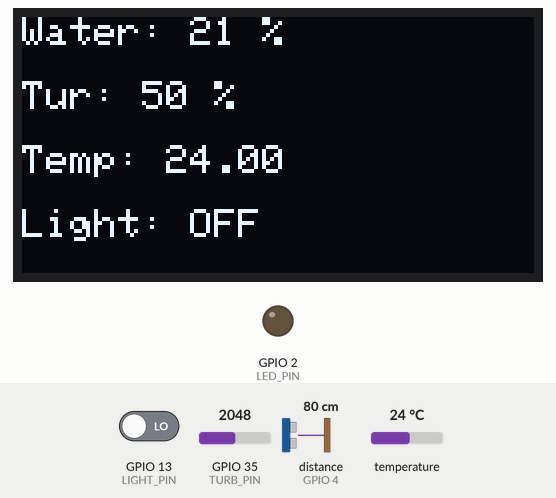
This sketch was run on a simulated ESP32. Parts: 128×64 one-colour display, output pins drawn as LEDs (lit = HIGH). Wiring (inferred from the names in the program): ultrasonic range finder: trigger GPIO 5; echo GPIO 4. The test bench sets the inputs (shaded band); at power-on: GPIO 13 (LIGHT_PIN) LOW, distance to the obstacle (sensor on GPIO 4) 80 cm, temperature 24 °C, GPIO 35 (TURB_PIN) = 2048. The echo pulse lasts 58.3 µs per cm; WiFi joins after 1.5 s; servers stay silent unless stated; uploads are accepted with an empty reply; pins used as bus, display or sensor lines are not drawn; what the sketch prints to the serial monitor is not drawn.

Above: at 5.4 s.
5.5 s: GPIO 13 (LIGHT_PIN) driven HIGH
At 6.2 s:
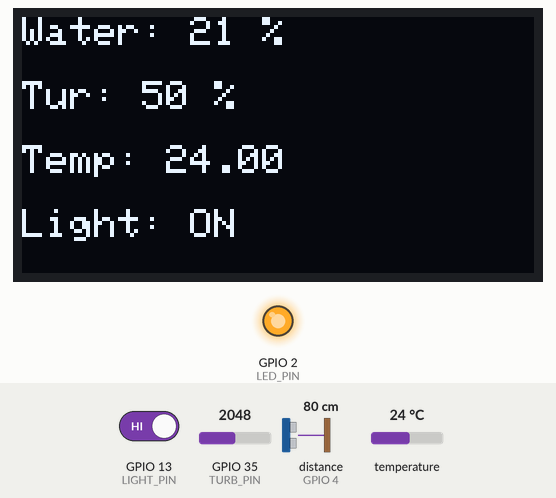
7.3 s: distance to the obstacle (sensor on GPIO 4) set to 2 cm
At 10.3 s:
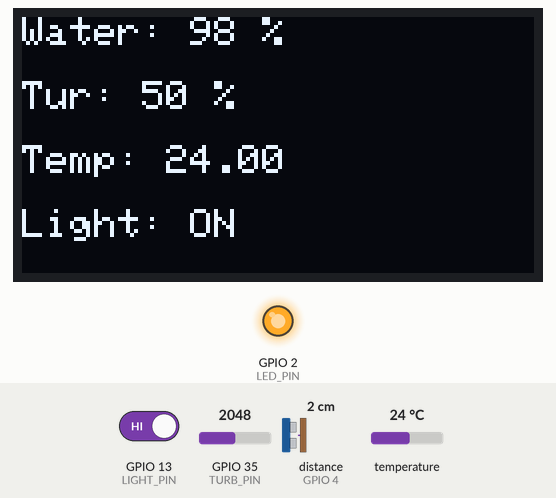
10.6 s: distance to the obstacle (sensor on GPIO 4) set to 96 cm
At 12.9 s:
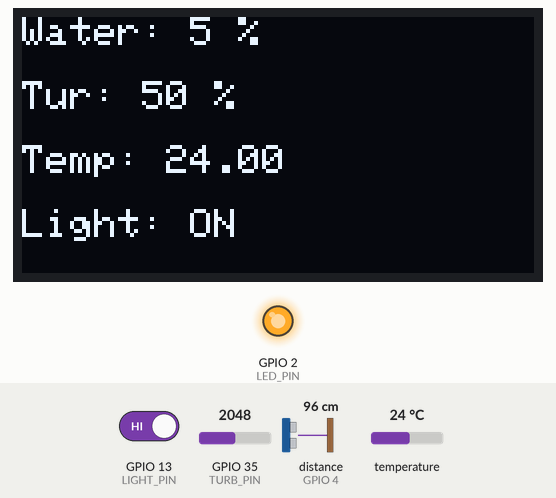
13.7 s: distance to the obstacle (sensor on GPIO 4) set to 104 cm
At 15.9 s:
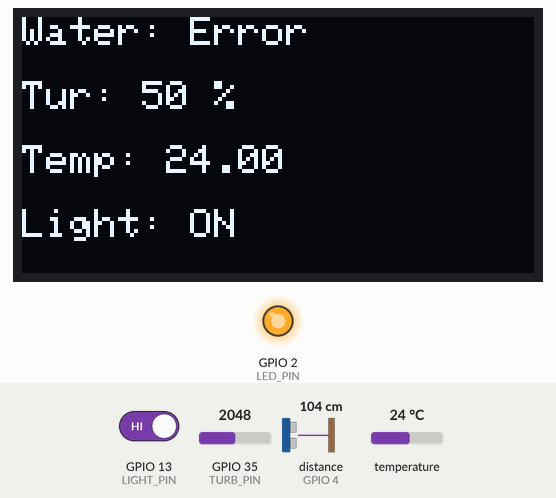
16.9 s: GPIO 13 (LIGHT_PIN) driven LOW
At 18.8 s:
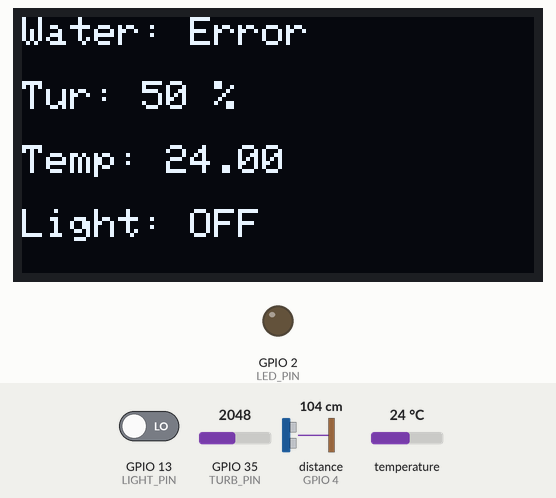
19.1 s: temperature set to 12 °C
At 20.5 s:
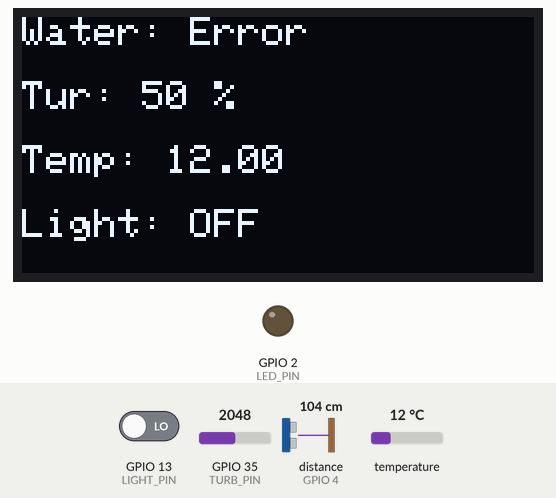
Timing chart, 0 to 22.1 s (numbered marks = the images above; inputs shaded):
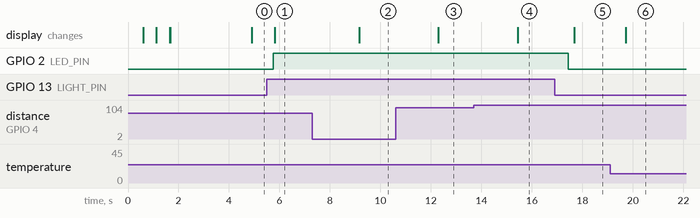

The sketch:

SmartAquarium_Final.ino
```cpp
/**
 * @file SmartAquarium_Final.ino
 * @brief ESP32 智能鱼缸控制器
 * @description 监测水位、水温、浊度、光照，控制舵机喂食和LED灯。
 *              每3秒向远程服务器上报数据，支持网页远程控制。
 * @hardware ESP32开发板, HC-SR04超声波, DS18B20温度传感器,
 *           浊度传感器, 光敏电阻, SG90舵机, LED, 0.96寸OLED (SSD1306)
 */
// ============================================================================
// 引入头文件
// ============================================================================
#include <Wire.h>
#include <WiFi.h>
#include <HTTPClient.h>
#include <ArduinoJson.h>
#include <Adafruit_GFX.h>
#include <Adafruit_SSD1306.h>
#include <OneWire.h>
#include <DallasTemperature.h>

// ============================================================================
// 配置参数
// ============================================================================

/** WiFi 网络名称和密码 */
const char* WIFI_SSID     = "FFF";
const char* WIFI_PASSWORD = "cs123456";

/** 远程服务器地址（用于数据上报和指令接收） */
const char* SERVER_URL = "https://esp32-yg.onrender.com";

/** 定时任务间隔（毫秒） */
const unsigned long REPORT_INTERVAL  = 3000;  // 数据上报间隔
const unsigned long COMMAND_INTERVAL = 1500;  // 服务器指令轮询间隔

// ============================================================================
// 引脚定义
// ============================================================================
#define OLED_SDA     21   // OLED SDA 引脚
#define OLED_SCL     22   // OLED SCL 引脚
#define TRIG_PIN      5   // 超声波 Trig 引脚
#define ECHO_PIN      4   // 超声波 Echo 引脚
#define TURB_PIN     35   // 浊度传感器 模拟引脚
#define TEMP_PIN     23   // DS18B20 温度传感器 引脚
#define SERVO_PIN    16   // SG90 舵机 信号引脚
#define LIGHT_PIN    13   // 光敏电阻 数字引脚
#define LED_PIN       2   // LED 控制引脚

// ============================================================================
// 显示屏配置
// ============================================================================
#define SCREEN_WIDTH  128
#define SCREEN_HEIGHT  64
#define OLED_RESET     -1
Adafruit_SSD1306 display(SCREEN_WIDTH, SCREEN_HEIGHT, &Wire, OLED_RESET);

// ============================================================================
// 传感器对象
// ============================================================================
OneWire oneWire(TEMP_PIN);
DallasTemperature sensors(&oneWire);

// ============================================================================
// 状态变量
// ============================================================================
int servoPos = 0;                // 当前舵机角度 (0 或 180)
bool webLightOverride = false;   // 网页灯光控制覆盖标志
bool feederActive = false;       // 网页喂食触发标志
unsigned long lastReport = 0;    // 上次数据上报时间戳
unsigned long lastCommand = 0;   // 上次指令轮询时间戳

// ============================================================================
// WiFi 连接
// ============================================================================

/**
 * @brief 连接 WiFi 网络并在 OLED 上显示状态
 * @note 阻塞直到连接成功或 15 秒超时
 */
void connectWiFi() {
  display.clearDisplay();
  display.setCursor(0, 0);
  display.print("Connecting WiFi");
  display.display();

  WiFi.begin(WIFI_SSID, WIFI_PASSWORD);
  int retries = 0;
  while (WiFi.status() != WL_CONNECTED && retries < 30) {
    delay(500);
    display.print(".");
    display.display();
    retries++;
  }

  if (WiFi.status() == WL_CONNECTED) {
    display.clearDisplay();
    display.setCursor(0, 0);
    display.print("WiFi OK!");
    display.setCursor(0, 16);
    display.print(WiFi.localIP());
    display.display();
    delay(2000);
  }
}

// ============================================================================
// 服务器通信
// ============================================================================

/**
 * @brief 向远程服务器上报传感器数据
 * @param waterLevel 水位百分比 (0-100)
 * @param temp 水温（摄氏度）
 * @param turbPercent 浊度百分比 (0-100)
 */
void reportToServer(float waterLevel, float temp, int turbPercent) {
  if (WiFi.status() != WL_CONNECTED) return;

  HTTPClient http;
  String url = String(SERVER_URL) + "/api/esp32/report";
  http.begin(url);
  http.addHeader("Content-Type", "application/json");

  String json = "{\"waterLevel\":" + String(waterLevel, 1) +
                ",\"waterTemp\":" + String(temp, 1) +
                ",\"turbidity\":" + String(turbPercent) + "}";

  int httpCode = http.POST(json);
  if (httpCode > 0) {
    Serial.println("数据上报成功");
  } else {
    Serial.println("数据上报失败");
  }
  http.end();
}

/**
 * @brief 轮询服务器获取远程控制指令（灯光、喂食）
 * @note 根据服务器返回更新本地状态
 */
void checkCommands() {
  if (WiFi.status() != WL_CONNECTED) return;

  HTTPClient http;
  String url = String(SERVER_URL) + "/api/esp32/command";
  http.begin(url);

  int httpCode = http.GET();
  if (httpCode > 0) {
    String payload = http.getString();
    Serial.println(payload);

    StaticJsonDocument<256> doc;
    DeserializationError error = deserializeJson(doc, payload);
    if (!error) {
      bool newFeeder = doc["data"]["feeder"];
      bool newLight = doc["data"]["light"];

      // 如果网页触发了喂食且当前未处于喂食状态，则执行喂食
      if (newFeeder && !feederActive) {
        Serial.println("网页触发喂食！");
        feedFish();
      }
      feederActive = newFeeder;

      // 网页灯光控制：开启则强制亮灯，关闭则恢复光敏自动控制
      if (newLight) {
        webLightOverride = true;
        digitalWrite(LED_PIN, HIGH);
        Serial.println("网页开灯");
      } else {
        webLightOverride = false;
        digitalWrite(LED_PIN, LOW);
        Serial.println("网页关灯 - 恢复光敏控制");
      }
    } else {
      Serial.print("JSON 解析错误: ");
      Serial.println(error.c_str());
    }
  }
  http.end();
}

// ============================================================================
// 执行器控制
// ============================================================================

/**
 * @brief 控制舵机旋转完成喂食动作 (0度 -> 180度 -> 0度)
 * @note 以 5 度为步进平滑转动
 */
void feedFish() {
  Serial.println("开始喂食...");
  // 正向旋转至 180 度
  for (int i = 0; i <= 180; i += 5) {
    int pulse = map(i, 0, 180, 500, 2400);
    digitalWrite(SERVO_PIN, HIGH);
    delayMicroseconds(pulse);
    digitalWrite(SERVO_PIN, LOW);
    delay(20);
  }
  delay(500);
  // 反向旋转回 0 度
  for (int i = 180; i >= 0; i -= 5) {
    int pulse = map(i, 0, 180, 500, 2400);
    digitalWrite(SERVO_PIN, HIGH);
    delayMicroseconds(pulse);
    digitalWrite(SERVO_PIN, LOW);
    delay(20);
  }
  servoPos = 0;
  Serial.println("喂食完成！");
}

// ============================================================================
// 初始化
// ============================================================================

void setup() {
  // 初始化串口通信
  Serial.begin(115200);

  // 初始化 OLED 显示屏
  display.begin(SSD1306_SWITCHCAPVCC, 0x3C);
  display.clearDisplay();
  display.setTextSize(1);
  display.setTextColor(SSD1306_WHITE);

  // 配置引脚模式
  pinMode(TRIG_PIN, OUTPUT);
  pinMode(ECHO_PIN, INPUT);
  pinMode(SERVO_PIN, OUTPUT);
  pinMode(LIGHT_PIN, INPUT);
  pinMode(LED_PIN, OUTPUT);

  // 初始化温度传感器
  sensors.begin();

  // 连接 WiFi
  connectWiFi();
}

// ============================================================================
// 主循环
// ============================================================================

void loop() {
  // --- 读取传感器数据 ---

  // 超声波测距 (HC-SR04)
  digitalWrite(TRIG_PIN, LOW);
  delayMicroseconds(2);
  digitalWrite(TRIG_PIN, HIGH);
  delayMicroseconds(10);
  digitalWrite(TRIG_PIN, LOW);
  long duration = pulseIn(ECHO_PIN, HIGH, 30000);
  float dist = duration * 0.01715;

  // 将距离转换为水位百分比
  // 10cm = 90% 满, 100cm = 0% 满, >100cm = 错误
  float waterLevel;
  if (dist > 100) {
    waterLevel = -1;
  } else {
    waterLevel = map(dist, 10, 100, 90, 0);
    waterLevel = constrain(waterLevel, 0, 100);
  }

  // 浊度传感器 (模拟输入)
  int turbRaw = analogRead(TURB_PIN);
  int turbPercent = map(turbRaw, 0, 4095, 0, 100);

  // 温度传感器 (DS18B20)
  sensors.requestTemperatures();
  float temp = sensors.getTempCByIndex(0);

  // 光敏电阻 (数字输入)
  int lightSensor = digitalRead(LIGHT_PIN);

  // --- 本地控制逻辑 ---

  // LED 控制：光敏自动控制，除非被网页覆盖
  if (!webLightOverride) {
    digitalWrite(LED_PIN, lightSensor == 1 ? HIGH : LOW);
  }

  // 舵机控制：串口本地控制 ('0' = 0度, '1' = 180度)
  if (Serial.available()) {
    char c = Serial.read();
    if (c == '0') servoPos = 0;
    if (c == '1') servoPos = 180;
  }

  // 非喂食状态下保持舵机当前位置
  if (!feederActive) {
    digitalWrite(SERVO_PIN, HIGH);
    delayMicroseconds(servoPos == 0 ? 500 : 2400);
    digitalWrite(SERVO_PIN, LOW);
    delay(20);
  }

  // --- 服务器通信 ---

  // 定时上报传感器数据
  if (millis() - lastReport >= REPORT_INTERVAL) {
    float reportLevel = (waterLevel == -1) ? 0 : waterLevel;
    reportToServer(reportLevel, temp, turbPercent);
    lastReport = millis();
  }

  // 定时轮询服务器远程控制指令
  if (millis() - lastCommand >= COMMAND_INTERVAL) {
    checkCommands();
    lastCommand = millis();
  }

  // --- OLED 显示更新 ---

  display.clearDisplay();
  display.setCursor(0, 0);
  if (waterLevel == -1) {
    display.print("Water: Error");
  } else {
    display.print("Water: ");
    display.print(waterLevel, 0);
    display.print(" %");
  }

  display.setCursor(0, 16);
  display.print("Tur: ");
  display.print(turbPercent);
  display.print(" %");

  display.setCursor(0, 32);
  display.print("Temp: ");
  display.print(temp);

  display.setCursor(0, 48);
  display.print("Light: ");
  display.print(lightSensor == 0 ? "OFF" : "ON");

  display.display();
  delay(100);
}
```

Measured:
- the behaviour switches between 100 and 101 cm on distance to the obstacle (sensor on GPIO 4) (found by bisection; images 3 and 4)
- after the input at 5.5 s, GPIO 2 (LED_PIN): LOW → HIGH after 0.26 s; the display: changes after 0.31 s (image 1)
- after the input at 7.3 s, the display: changes after 1.9 s (image 2)
- after the input at 10.6 s, the display: changes after 1.7 s (image 3)
- after the input at 13.7 s, the display: changes after 1.7 s (image 4)
- after the input at 16.9 s, GPIO 2 (LED_PIN): HIGH → LOW after 0.53 s; the display: changes after 0.78 s (image 5)
- after the input at 19.1 s, the display: changes after 0.61 s (image 6)
